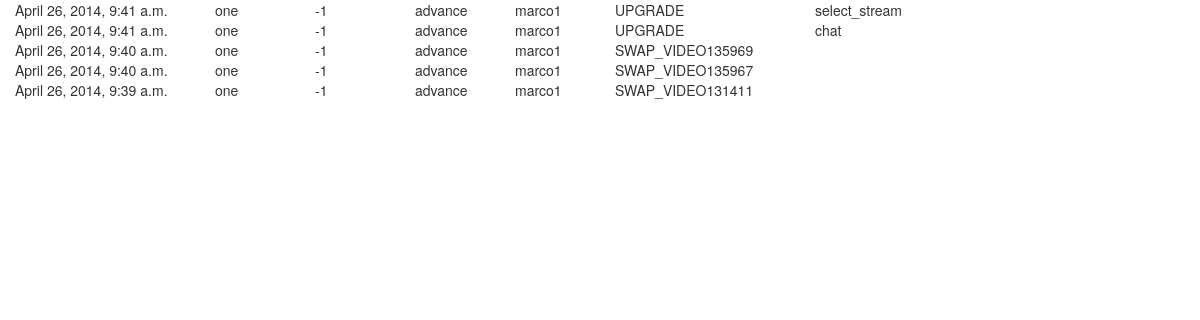
Page /show/logdisplay/ on the earlier database version.
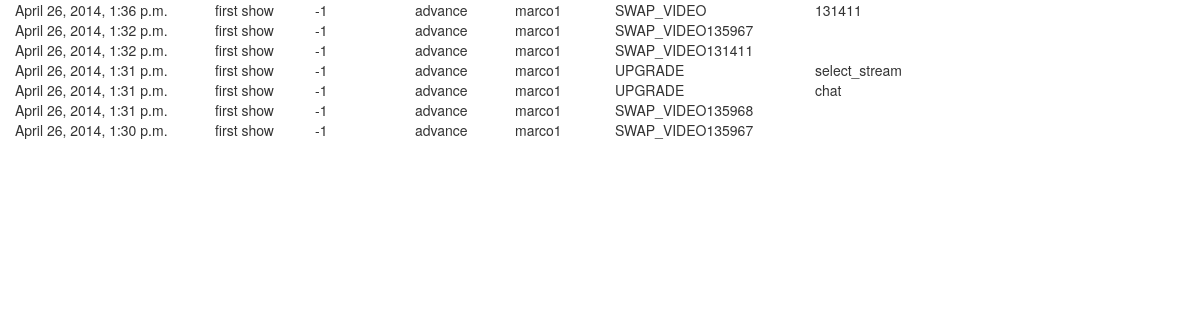
Same page on the later database version.
### show/models.py (models this page shows, shortened)
class LogItem(models.Model):
	user = models.ForeignKey(User)
	show = models.ForeignKey(Show)
	date = models.DateTimeField('date and time',auto_now_add=True)
	act = models.IntegerField(name="act")
	section = models.CharField(max_length=20,
                              choices=SECTIONS)
	category = models.TextField()
	content = models.TextField()

class Show(models.Model):
	name = models.CharField(max_length=20)
	date = models.DateTimeField('date and time')
	act  = models.IntegerField(name="act", default=-1)
	section = models.CharField(max_length=20,
                              choices=SECTIONS,
                              default="advance")

### show/views.py (the view)
def logDisplay(request):
	template = loader.get_template('logdisplay.html')
	log_list = LogItem.objects.order_by('-date')
	context = RequestContext(request, {
		'log_list': log_list,
	})
	return HttpResponse(template.render(context))

### show/templates/logdisplay.html (shortened to what this page needs)
<html lang="en">
  <head>
    <link href="http://netdna.bootstrapcdn.com/bootstrap/3.1.1/css/bootstrap.min.css" type="text/css" rel="stylesheet" />
  </head>
  <body>
  <div class="container-fluid" style="height:100%">
      {% for logitem in log_list %}
      <div class="row">
        <div class="col-md-2">
          {{ logitem.date }}
        </div>
        <div class="col-md-1">
          {{ logitem.show.name }}
        </div>
        <div class="col-md-1">
          {{ logitem.act }}
        </div>
        <div class="col-md-1">
          {{ logitem.section }}
        </div>
        <div class="col-md-1">
          {{ logitem.user.username }}
        </div>
        <div class="col-md-2">
          {{ logitem.category }}
        </div>
        <div class="col-md-4">
          {{ logitem.content }}
        </div>
      </div>
      {% endfor %}
    </div>
  </body>
</html>

Differences in the rows shown:
added LogItem: date "April 26, 2014, 1:36 p.m.", show.name "first show", act "-1", section "advance", user.username "marco1", category "SWAP_VIDEO", content "131411"
added LogItem: date "April 26, 2014, 1:32 p.m.", show.name "first show", act "-1", section "advance", user.username "marco1", category "SWAP_VIDEO135967"
changed LogItem: date "April 26, 2014, 9:41 a.m." → "April 26, 2014, 1:32 p.m."; show.name "one" → "first show"; category "UPGRADE" → "SWAP_VIDEO131411"; content "select_stream" → (not shown)
changed LogItem: date "April 26, 2014, 9:41 a.m." → "April 26, 2014, 1:31 p.m."; show.name "one" → "first show"; content "chat" → "select_stream"
changed LogItem: date "April 26, 2014, 9:40 a.m." → "April 26, 2014, 1:31 p.m."; show.name "one" → "first show"; category "SWAP_VIDEO135969" → "UPGRADE"; content (not shown) → "chat"
changed LogItem: date "April 26, 2014, 9:40 a.m." → "April 26, 2014, 1:31 p.m."; show.name "one" → "first show"; category "SWAP_VIDEO135967" → "SWAP_VIDEO135968"
changed LogItem: date "April 26, 2014, 9:39 a.m." → "April 26, 2014, 1:30 p.m."; show.name "one" → "first show"; category "SWAP_VIDEO131411" → "SWAP_VIDEO135967"
